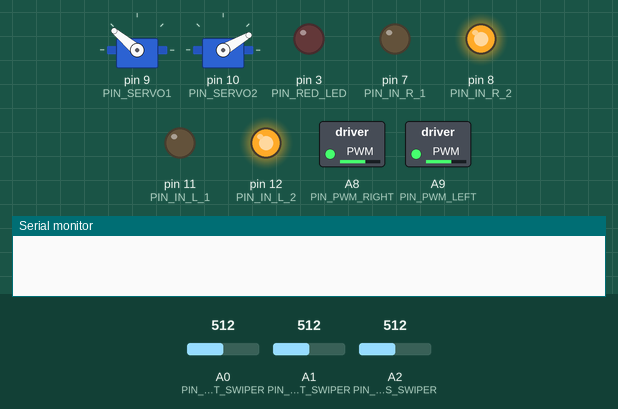
Bench run of a sketch on a simulated Teensy 4. On the bench: 2 × servo, switched loads named in the sketch (green lamp = pin HIGH), output pins drawn as LEDs (lit = HIGH), the last lines printed to the serial monitor. The inputs (shaded band) are chosen by the test bench; at power-on: A2 (PIN_POS_SWIPER) = 512, A0 (PIN_RIGHT_SWIPER) = 512, A1 (PIN_LEFT_SWIPER) = 512.

Above: at 1.2 s.
1.3 s: A2 (PIN_POS_SWIPER) set to 299
3.5 s: A2 (PIN_POS_SWIPER) set to 272
At 4.7 s:
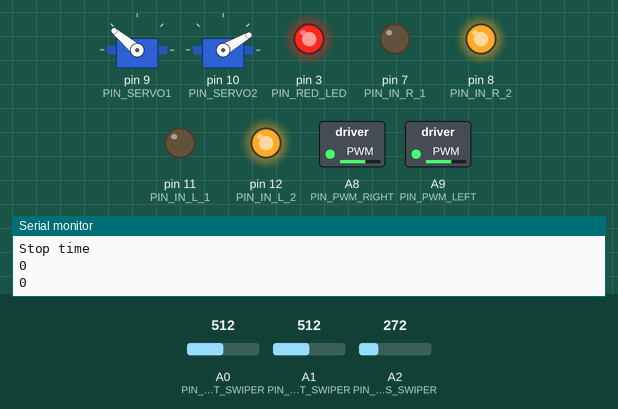
5.0 s: A0 (PIN_RIGHT_SWIPER) set to 122
At 5.9 s:
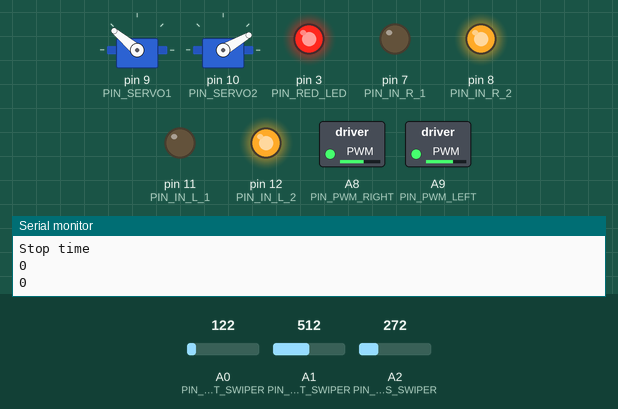
6.5 s: A2 (PIN_POS_SWIPER) set to 305
8.0 s: A2 (PIN_POS_SWIPER) set to 322
At 9.2 s:
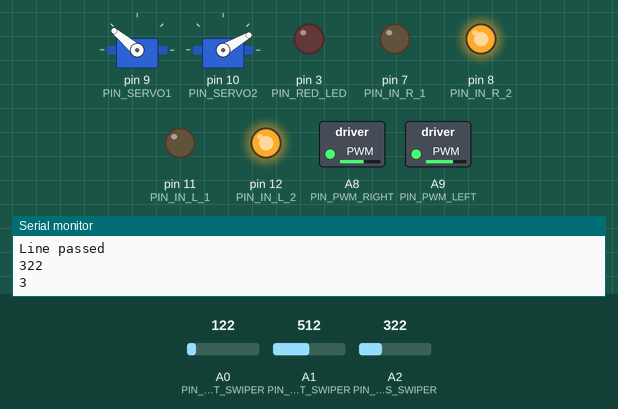
9.5 s: A2 (PIN_POS_SWIPER) set to 122
At 11.0 s:
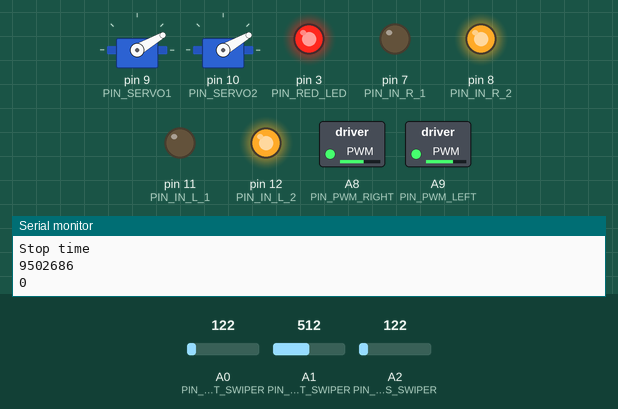
Timing chart, 0 to 12.5 s (numbered marks = the images above; inputs shaded):
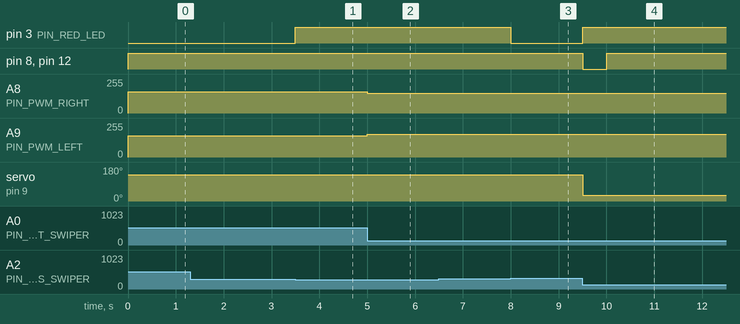

Measured:
- the behaviour switches between 285 and 284 on A2 (PIN_POS_SWIPER) (found by bisection; images 0 and 1)
- the behaviour switches between 315 and 316 on A2 (PIN_POS_SWIPER) (found by bisection; images 2 and 3)
- after the input at 3.5 s, pin 3 (PIN_RED_LED): LOW → HIGH at once
- after the input at 5.0 s, A8 (PIN_PWM_RIGHT): 160/255 → 150/255 at once; A9 (PIN_PWM_LEFT): 160/255 → 170/255 at once
- after the input at 6.5 s, every drawn part: stays the same
- after the input at 8.0 s, pin 3 (PIN_RED_LED): HIGH → LOW at once
- after the input at 9.5 s, pin 3 (PIN_RED_LED): LOW → HIGH at once; pin 8 (PIN_IN_R_2), pin 12 (PIN_IN_L_2): HIGH → LOW at once, → HIGH 0.50 s later; servo on pin 9 (PIN_SERVO1): 140° → 30° at once

The sketch:

MATCH_IN_HEAVEN.ino
```cpp
/*************************************************************
  File:      Love_Socks_AI.ino
  Contents:  Global code

  History:
  when       who      	what/why
  ----       -------  	---------------------------------------------
  2018-2-27  Pierre   	Created from Line_Follow_v2
  2018-2-28	 Louise		  Code Reviewed
  2018-3-1	 Pierre		  Removed the PID, now only has discrete version
                        Added a LED to communicate when needed
                        Corrected the giant motor miswiring
  2018-3-7   Louise     added servo control
  2018-3-7   Pierre     Merged with functional 90deg turn
                        Increased movement speed
 ***********************************************************/

/*---------------Includes-----------------------------------*/

#include <PWMServo.h>


/*---------------Main constants Defines-----------------------------*/

#define TAPE_THR         300    // For the line following detectors
                                // Needs to classify gray as dark
                                // Good value as of 02-23 : 300
#define POS_TAPE_THR     300    // Different to detect green tape too

#define TALK_TIME_INTERVAL  2000000			//Interval between message display
#define CTRL_INTERVAL       1000			//Interval between control value update
#define POS_INTERVAL        1000			//Interval between position update
#define SOLENOID_INTERVAL   500000    //Interval for solenoid
#define ROTATE_INTERVAL      440000    //For the 90 deg turn
#define ADJ_SPEED_INTERVAL  500000
#define STOP_TIMER          500000

//Tape Follow
#define PIN_RIGHT_SWIPER         A0
#define PIN_LEFT_SWIPER        A1
#define PIN_POS_SWIPER          A2
//DC Motors
#define PIN_PWM_RIGHT           A8
#define PIN_PWM_LEFT            A9
#define PIN_IN_R_1              7
#define PIN_IN_R_2              8
#define PIN_IN_L_1              11
#define PIN_IN_L_2              12

//Servo motors
#define PIN_SERVO1            9
#define PIN_SERVO2            10

//Info LED
#define PIN_RED_LED             3

//Beacon
#define PIN_BEACON              A3

//Nominal voltage for motors, 0<V<256 (needs room for controller though!)
int VM_high=160;    //raised from 140
int VM_low=85;      //lowered from 100
int VM_top=200;     //raised from 100
int V_nom_R=VM_high;
int V_nom_L=VM_high;
int V_nom_RT=80;        //For Turning

//Controller parameters
int Kp=10;                // Gain for discrete controller

// Initialize variables
int left_swiper = 0;
int right_swiper = 0;
int pos_swiper=0;
int V_u=0;
int dir_sign=1;
unsigned long rt_start_time=0;
unsigned long stop_time=0;
unsigned long stop_time2=0;

int pos_servo1 = 0;    // variable to store the servo position
int pos_servo2 = 0;

int servo_low=30;
int servo_high=140;
/*---------------Module Function Prototypes-----------------*/


/*---------------State Definitions--------------------------*/
// State for movement
// Free is uncontrolled for testing
typedef enum {
  STATE_FWD, STATE_BCK, STATE_STOP, STATE_RT, STATE_FREE, STATE_FWD_OL
} States_m;

// State for positions
typedef enum {
  STATE_ONTAPE, STATE_OFFTAPE
} States_t;
int pos_id=1;

//State for global game playing
typedef enum {
  STATE_PHASE1, STATE_PHASE2, STATE_PHASE3
} States_g;
/*---------------Module Variables---------------------------*/
States_m state_m;
States_t state_t;
States_g state_g;
IntervalTimer dispTimer;
IntervalTimer tapeTimer;
IntervalTimer posTimer;
IntervalTimer adjTimer;
PWMServo servo1;  // create servo object to control a servo
PWMServo servo2;
/*---------------Main Functions----------------*/

void setup() {
  //Initiate Timers
  Serial.begin(9600);
  dispTimer.begin(say_stuff,TALK_TIME_INTERVAL);
  tapeTimer.begin(tapeController,CTRL_INTERVAL);    //Needs to be updated at constant intervals
  posTimer.begin(updatePos,POS_INTERVAL);
  adjTimer.begin(adjSpeed,ADJ_SPEED_INTERVAL);

  //Initiate States
  state_m = STATE_FWD;
  state_t = STATE_OFFTAPE;
  state_g = STATE_PHASE1;

  //Initiate Output Pins
  pinMode(PIN_PWM_RIGHT, OUTPUT);
  pinMode(PIN_PWM_LEFT, OUTPUT);
  pinMode(PIN_IN_L_1, OUTPUT);
  pinMode(PIN_IN_L_2, OUTPUT);
  pinMode(PIN_IN_R_1, OUTPUT);
  pinMode(PIN_IN_R_2, OUTPUT);
  pinMode(PIN_RED_LED,OUTPUT);
  pinMode(PIN_SERVO1,OUTPUT);
  pinMode(PIN_SERVO2,OUTPUT);

  // Initiate Servos
  servo1.attach(PIN_SERVO1);  // attaches the servo on pin 9 to the servo object
  servo2.attach(PIN_SERVO2);
CloseServo1();
CloseServo2();
//OpenServo1();
//OpenServo2();
}

void loop() {
  left_swiper = analogRead(PIN_LEFT_SWIPER);
  right_swiper = analogRead(PIN_RIGHT_SWIPER);
  pos_swiper=analogRead(PIN_POS_SWIPER);
  handleMove();
  checkGlobalEvents();


}

/*----------------Core Functions--------------------------*/

void say_stuff()
{
 // Useful do display stuff to debug
  Serial.println("Swipers");
  Serial.println(left_swiper);
  Serial.println(right_swiper);
  Serial.println(pos_swiper);
  //Serial.println("Pos");
  //Serial.println(pos_id);
  //Serial.println(state_t);
  Serial.println("Stop time");
  Serial.println(stop_time);
  Serial.println(stop_time2);
//   if(pos_servo1!=servo_high){
//   servo1.write(servo_high);              // tell servo to go to position in variable 'pos'
//   pos_servo1 = servo_high;
//  }
//    else{
//   servo1.write(servo_low);              // tell servo to go to position in variable 'pos'
//   pos_servo1 = servo_low;
//  }
//      if(pos_servo2!=servo_high){
//   servo2.write(servo_high);              // tell servo to go to position in variable 'pos'
//   pos_servo2 = servo_high;
//  }
//    else{
//   servo2.write(servo_low);              // tell servo to go to position in variable 'pos'
//   pos_servo2 = servo_low;
//  }

}
void checkGlobalEvents(void) {
  //check for events
   if((state_m==STATE_FWD) && (pos_id>=4) && (state_g == STATE_PHASE1)){
        //redLEDOn();
        state_m=STATE_STOP;
        OpenServo1();
        stop_time=micros();
    }
    if((state_g==STATE_PHASE1) && (state_m==STATE_STOP) && (micros()-stop_time>STOP_TIMER)){
      state_m=STATE_FWD;
      state_g=STATE_PHASE2;
    }
        if((state_m==STATE_FWD) && (pos_id>=8)&& (state_g==STATE_PHASE2)){
          state_m=STATE_STOP;
          OpenServo2();
          stop_time2=micros();
        }
      if((state_g==STATE_PHASE2) && (state_m==STATE_STOP) && (micros()-stop_time2>STOP_TIMER)){
      state_m=STATE_FWD;
      state_g=STATE_PHASE3;
    }
  if((state_m==STATE_FWD) && (pos_id>=10)) {
    state_m=STATE_RT;
    rt_start_time=micros();
   Serial.println(rt_start_time);
  //redLEDOn();
  }
  if((state_m==STATE_RT) &&((micros()-rt_start_time)>ROTATE_INTERVAL)){
    Serial.println("All good!");
    state_m=STATE_FWD_OL;
  }

}

void redLEDOn(void) {
  digitalWrite(PIN_RED_LED,HIGH);
}

void redLEDOff(void)
{
  digitalWrite(PIN_RED_LED,LOW);
}

/*----------Movement Functions-----------------*/

void handleMove(void) {
  switch (state_m) {
    case STATE_FWD:
    rightFwd(V_nom_R+V_u);
    leftFwd(V_nom_L-V_u);
    break;
    case STATE_BCK:
    rightBck(V_nom_R);
    leftBck(V_nom_L);
    break;
    case STATE_STOP:
    rightOff();
    leftOff();
    break;
    case STATE_FREE:
    rightFwd(V_nom_R);
    leftFwd(V_nom_L);
    break;
    case STATE_RT:
    rightBck(V_nom_RT);
    leftFwd(V_nom_RT);
    break;
    case STATE_FWD_OL:
    rightFwd(VM_top);
    leftFwd(VM_top);
    break;
      default:    // Should never get into an unhandled state
      Serial.println("Unplanned Motor State");
  }
}

  void tapeController(void) {
  // Controller for line follow, discrete version
  // Needs to return an int at most 256-V_nom
    V_u=Kp*((right_swiper>TAPE_THR)-(left_swiper>TAPE_THR));
  }

// Individual motor functions

  void leftFwd(int speed){
    digitalWrite(PIN_IN_L_1,LOW);
    digitalWrite(PIN_IN_L_2,HIGH);
    analogWrite(PIN_PWM_LEFT,speed);
  }

  void leftBck(int speed){
    digitalWrite(PIN_IN_L_1,HIGH);
    digitalWrite(PIN_IN_L_2,LOW);
    analogWrite(PIN_PWM_LEFT,speed);
  }

  void leftOff(void){
    digitalWrite(PIN_IN_L_1,LOW);
    digitalWrite(PIN_IN_L_2,LOW);
  }

  void rightFwd(int speed){
    digitalWrite(PIN_IN_R_1,LOW);
    digitalWrite(PIN_IN_R_2,HIGH);
    analogWrite(PIN_PWM_RIGHT,speed);
  }

  void rightBck(int speed){
    digitalWrite(PIN_IN_R_1,HIGH);
    digitalWrite(PIN_IN_R_2,LOW);
    analogWrite(PIN_PWM_RIGHT,speed);
  }

  void rightOff(void){
    digitalWrite(PIN_IN_R_1,LOW);
    digitalWrite(PIN_IN_R_2,LOW);
  }

void adjSpeed(void){
  if (pos_id>=8){
    V_nom_R=VM_low;
    V_nom_L=VM_low;
  }
  if (pos_id<=7){
    V_nom_R=VM_high;
    V_nom_L=VM_high;
  }
}

/*-------Position Functions--------*/

  void updatePos(void){
  //Increment position when needed
    switch (state_t) {
      case STATE_ONTAPE:
      if (pos_swiper>POS_TAPE_THR*1.05) {
        state_t=STATE_OFFTAPE;
        pos_id=pos_id+(dir_sign+1)/2;
        Serial.println("Line passed");
        Serial.println(pos_swiper);
        Serial.println(pos_id);
        redLEDOff();
      }
      break;
      case STATE_OFFTAPE:
      if (pos_swiper<POS_TAPE_THR*0.95){
        state_t=STATE_ONTAPE;
        pos_id=pos_id+(dir_sign+1)/2;
        Serial.println("Line reached");
        Serial.println(pos_swiper);
        Serial.println(pos_id);
        redLEDOn();
      }
      break;
      default:
      Serial.println("Unplanned Position State");
    }
  }


/*-------------ServoControl------*/

void OpenServo1(void){
   servo1.write(servo_low);              // tell servo to go to position in variable 'pos'
   pos_servo1 = servo_low;
}

void OpenServo2(void){
   servo2.write(servo_high);              // tell servo to go to position in variable 'pos'
}

void CloseServo1(void){
   servo1.write(servo_high);              // tell servo to go to position in variable 'pos'
}

void CloseServo2(void){
   servo2.write(servo_low);              // tell servo to go to position in variable 'pos'
}
/*---------Buzzword Functions---------------*/
```
